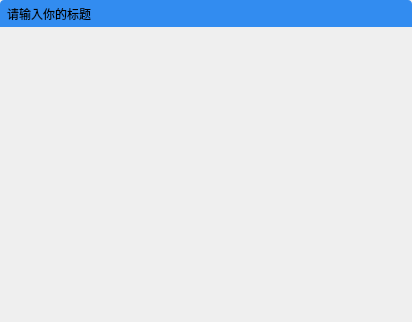
<?xml version="1.0" encoding="UTF-8"?>
<ui version="4.0">
 <class>TopWindow</class>
 <widget class="QWidget" name="TopWindow">
  <property name="geometry">
   <rect>
    <x>0</x>
    <y>0</y>
    <width>412</width>
    <height>322</height>
   </rect>
  </property>
  <property name="windowTitle">
   <string>Form</string>
  </property>
  <property name="styleSheet">
   <string notr="true">/*工具栏*/
#titleBar{
	background: rgba(50, 140, 240);
	border-top-left-radius: 4;
	border-top-right-radius: 4;
}
/*标题*/
#titleBar #titleLabel{
	padding-left: 4;
}
/*按钮*/
#titleBar QPushButton{
	padding: 0;
	margin: 0;
	border-width: 0 0 0 0;
	border:none
}

/*最小化*/
#titleBar #minButton{
	border-image: url(./image/top-window/min.png);
}
#titleBar #minButton:hover{
	border-image: url(./image/top-window/min-hover.png);
}
#titleBar #minButton:pressed{
	border-image: url(./image/top-window/min-pressed.png);
}
/*最大化*/
#titleBar #maxButton{
	border-image: url(./image/top-window/max.png);
}
#titleBar #maxButton:hover{
	border-image: url(./image/top-window/max-hover.png);
}
#titleBar #maxButton:pressed{
	border-image: url(./image/top-window/tmax-pressed.png);
}
/*还原*/
#restoreButton{
	border-image: url(./image/top-window/restore.png);
}
#titleBar #restoreButton:hover{
	border-image: url(./image/top-window/restore-hover.png);
}
#titleBar #restoreButton:pressed{
	border-image: url(./image/top-window/restore-pressed.png);
}
/*关闭*/
#titleBar #closeButton{
	border-image: url(./image/top-window/close.png);
}
#titleBar #closeButton:hover{
	border-image: url(./image/top-window/close-hover.png);
}
#titleBar #closeButton:pressed{
	border-image: url(./image/top-window/close-pressed.png);
}
</string>
  </property>
  <layout class="QGridLayout" name="gridLayout">
   <property name="leftMargin">
    <number>0</number>
   </property>
   <property name="topMargin">
    <number>0</number>
   </property>
   <property name="rightMargin">
    <number>0</number>
   </property>
   <property name="bottomMargin">
    <number>0</number>
   </property>
   <item row="0" column="0">
    <widget class="QWidget" name="titleBar" native="true">
     <property name="maximumSize">
      <size>
       <width>16777215</width>
       <height>40</height>
      </size>
     </property>
     <property name="styleSheet">
      <string notr="true"/>
     </property>
     <layout class="QHBoxLayout" name="horizontalLayout">
      <property name="spacing">
       <number>0</number>
      </property>
      <property name="sizeConstraint">
       <enum>QLayout::SetDefaultConstraint</enum>
      </property>
      <property name="leftMargin">
       <number>0</number>
      </property>
      <property name="topMargin">
       <number>0</number>
      </property>
      <property name="rightMargin">
       <number>0</number>
      </property>
      <property name="bottomMargin">
       <number>0</number>
      </property>
      <item>
       <widget class="QLabel" name="titleLabel">
        <property name="text">
         <string>请输入你的标题</string>
        </property>
       </widget>
      </item>
      <item>
       <spacer name="horizontalSpacer">
        <property name="orientation">
         <enum>Qt::Horizontal</enum>
        </property>
        <property name="sizeHint" stdset="0">
         <size>
          <width>40</width>
          <height>20</height>
         </size>
        </property>
       </spacer>
      </item>
      <item>
       <widget class="QPushButton" name="minButton">
        <property name="minimumSize">
         <size>
          <width>30</width>
          <height>27</height>
         </size>
        </property>
        <property name="maximumSize">
         <size>
          <width>30</width>
          <height>27</height>
         </size>
        </property>
        <property name="text">
         <string/>
        </property>
       </widget>
      </item>
      <item>
       <widget class="QPushButton" name="maxButton">
        <property name="minimumSize">
         <size>
          <width>30</width>
          <height>27</height>
         </size>
        </property>
        <property name="maximumSize">
         <size>
          <width>30</width>
          <height>27</height>
         </size>
        </property>
        <property name="text">
         <string/>
        </property>
       </widget>
      </item>
      <item>
       <widget class="QPushButton" name="restoreButton">
        <property name="minimumSize">
         <size>
          <width>30</width>
          <height>27</height>
         </size>
        </property>
        <property name="maximumSize">
         <size>
          <width>30</width>
          <height>27</height>
         </size>
        </property>
        <property name="text">
         <string/>
        </property>
       </widget>
      </item>
      <item>
       <widget class="QPushButton" name="closeButton">
        <property name="minimumSize">
         <size>
          <width>30</width>
          <height>27</height>
         </size>
        </property>
        <property name="maximumSize">
         <size>
          <width>30</width>
          <height>27</height>
         </size>
        </property>
        <property name="text">
         <string/>
        </property>
       </widget>
      </item>
     </layout>
    </widget>
   </item>
   <item row="1" column="0">
    <widget class="QWidget" name="centralWidget" native="true">
     <property name="sizePolicy">
      <sizepolicy hsizetype="Preferred" vsizetype="Expanding">
       <horstretch>0</horstretch>
       <verstretch>0</verstretch>
      </sizepolicy>
     </property>
    </widget>
   </item>
  </layout>
 </widget>
 <resources/>
 <connections/>
</ui>
